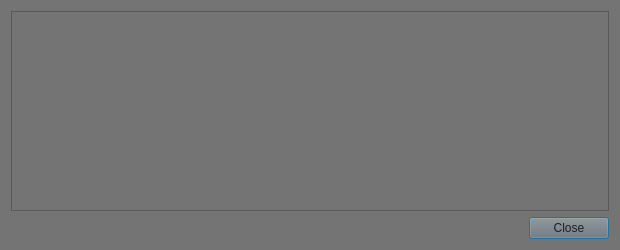
<?xml version="1.0" encoding="UTF-8"?>
<ui version="4.0">
 <class>TransactionDescDialog</class>
 <widget class="QDialog" name="TransactionDescDialog">
  <property name="geometry">
   <rect>
    <x>0</x>
    <y>0</y>
    <width>620</width>
    <height>250</height>
   </rect>
  </property>
  <property name="windowTitle">
   <string>Transaction details</string>
  </property>
  <property name="styleSheet">
   <string notr="true">background-color: rgb(116, 116, 116);
color: rgb(31, 31, 31);</string>
  </property>
  <layout class="QVBoxLayout" name="verticalLayout">
   <item>
    <widget class="QTextEdit" name="detailText">
     <property name="toolTip">
      <string>This pane shows a detailed description of the transaction</string>
     </property>
     <property name="readOnly">
      <bool>true</bool>
     </property>
    </widget>
   </item>
   <item>
    <widget class="QDialogButtonBox" name="buttonBox">
     <property name="orientation">
      <enum>Qt::Horizontal</enum>
     </property>
     <property name="standardButtons">
      <set>QDialogButtonBox::Close</set>
     </property>
    </widget>
   </item>
  </layout>
 </widget>
 <resources/>
 <connections>
  <connection>
   <sender>buttonBox</sender>
   <signal>accepted()</signal>
   <receiver>TransactionDescDialog</receiver>
   <slot>accept()</slot>
   <hints>
    <hint type="sourcelabel">
     <x>248</x>
     <y>254</y>
    </hint>
    <hint type="destinationlabel">
     <x>157</x>
     <y>274</y>
    </hint>
   </hints>
  </connection>
  <connection>
   <sender>buttonBox</sender>
   <signal>rejected()</signal>
   <receiver>TransactionDescDialog</receiver>
   <slot>reject()</slot>
   <hints>
    <hint type="sourcelabel">
     <x>316</x>
     <y>260</y>
    </hint>
    <hint type="destinationlabel">
     <x>286</x>
     <y>274</y>
    </hint>
   </hints>
  </connection>
 </connections>
</ui>
